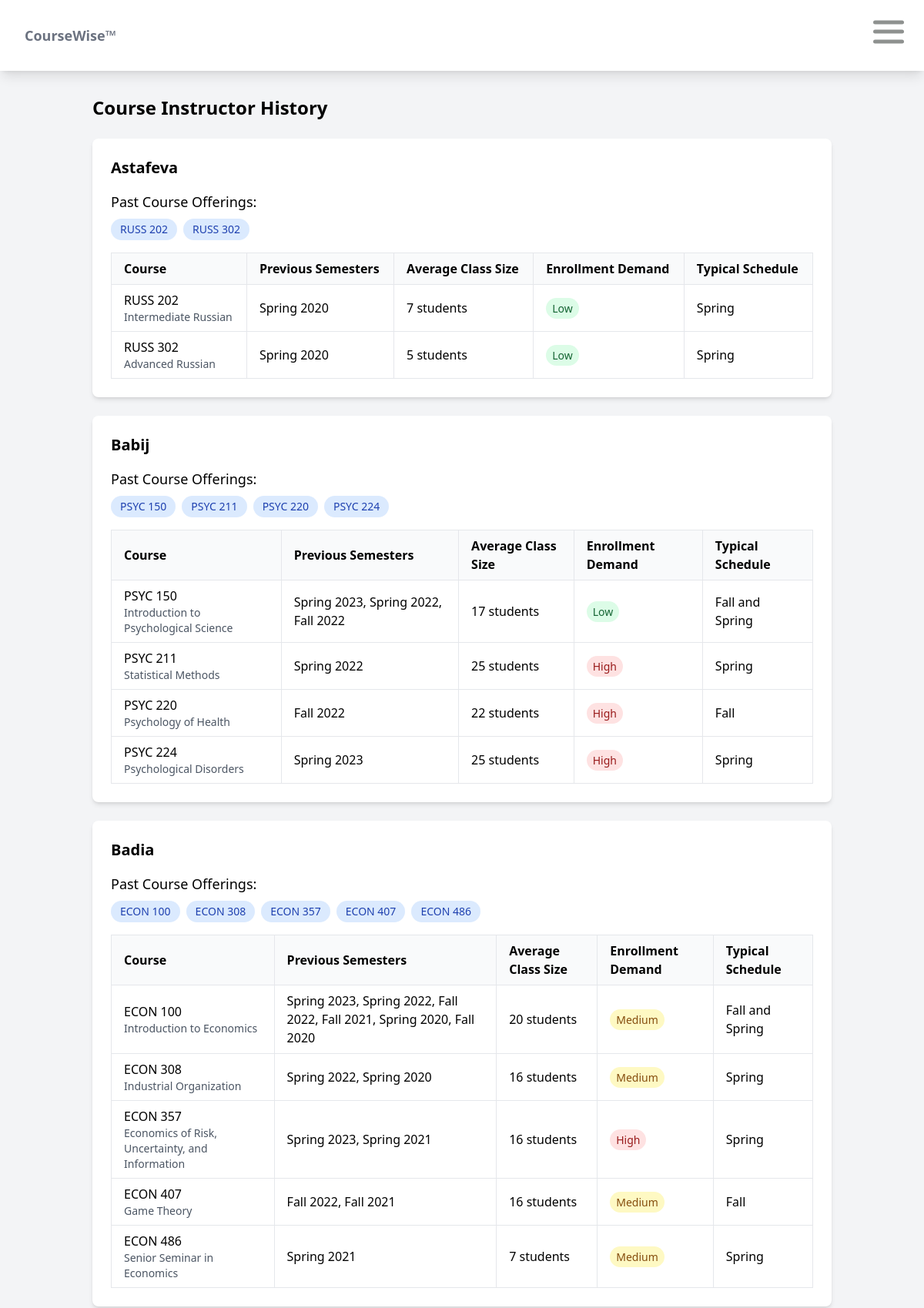
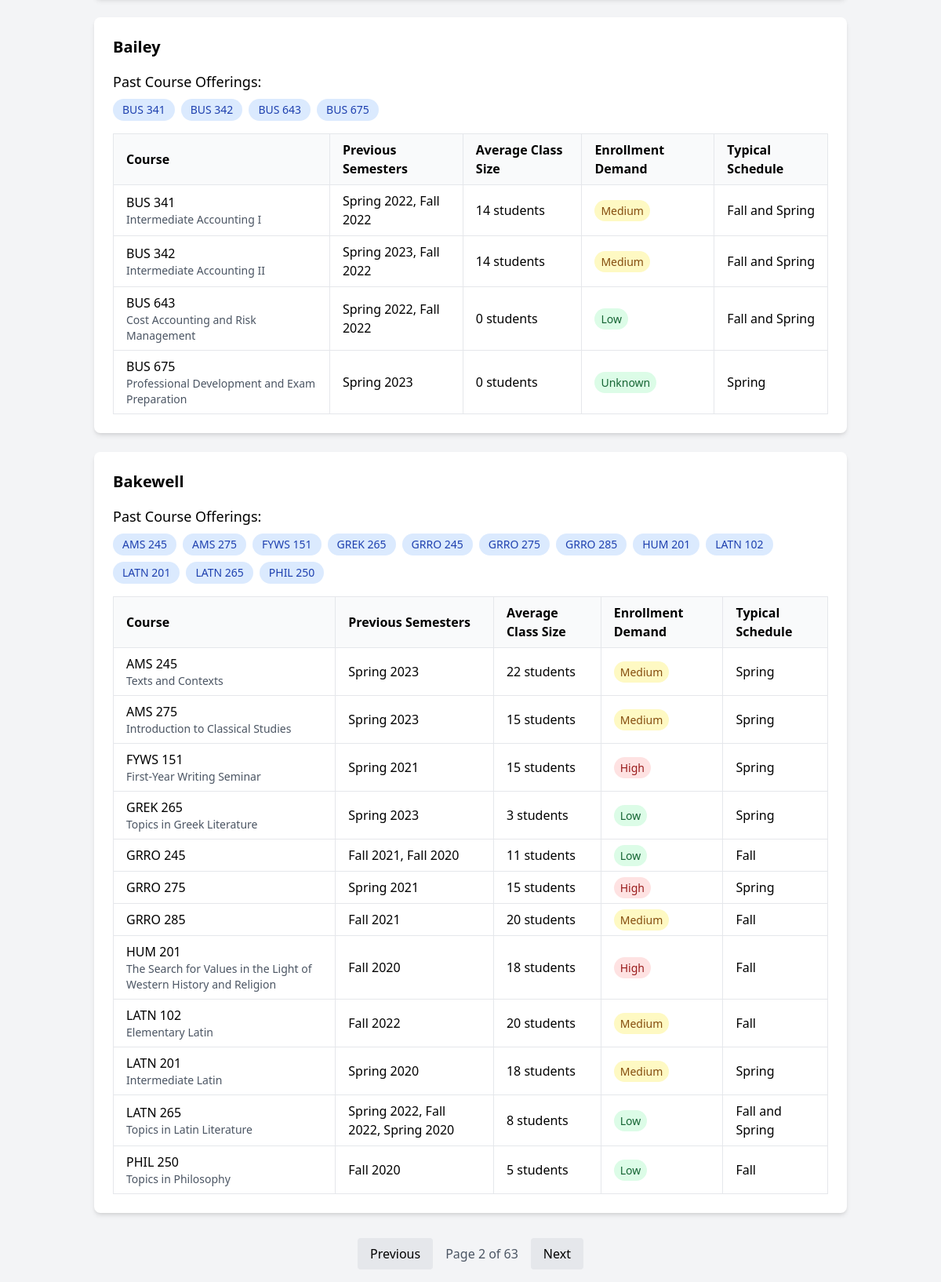
Screenshot of /courses/instructor-history/?page=2&instructorSearch= with the database file from the repository (2 pictures, top to bottom).
### courses/models.py (models this page shows)
class CourseInfo(models.Model):
    semester = models.CharField(max_length=255)
    year = models.CharField(max_length=255)
    subject = models.CharField(max_length=255)
    course_number = models.IntegerField()
    course_title = models.CharField(max_length=255)
    catalog_title = models.CharField(max_length=255)
    f_credits = models.CharField(max_length=255)
    prereqs = models.CharField(max_length=255)
    meeting_pattern = models.CharField(max_length=255)
    meeting_time = models.CharField(max_length=255)
    instructor = models.CharField(max_length=255)
    max_enrollment = models.IntegerField()
    students_enrolled = models.IntegerField()
    primary_requests = models.IntegerField()
    major_requests = models.IntegerField()
    senior_requests = models.IntegerField()
    seniors_enrolled = models.IntegerField()
    junior_requests = models.IntegerField()
    juniors_enrolled = models.IntegerField()
    sophomore_requests = models.IntegerField()
    sophomores_enrolled = models.IntegerField()
    first_year_requests = models.IntegerField()
    first_years_enrolled = models.IntegerField()

### courses/views.py (the view, shortened to what this page needs)
# urls.py: path('instructor-history/', views.instructor_history, name='instructor_history'),
def instructor_history(request):
    current_date = datetime.date.today()
    current_year = "2023"  # Replace with dynamic logic if needed
    current_semester = "Spring"
    instructors = CourseInfo.objects.values_list('instructor', flat=True).distinct()
    instructor_data = []
    for instructor in instructors:
        if instructor == '':
            continue
        current_courses = CourseInfo.objects.filter(instructor=instructor).values('subject', 'course_number', 'course_title', 'catalog_title').distinct().order_by('subject', 'course_number')
        if not current_courses:
            continue
        seen_courses = []
        current_course_list = []
        for c in current_courses:
            concourse = c['subject'] + str(c['course_number'])
            if concourse in seen_courses:
                continue
            seen_courses.append(concourse)
            course_string = c['subject'] + " " + str(c['course_number'])
            current_course_list.append(course_string)
        historical_courses = {}
        for course in current_courses:
            course_code = f"{course['subject']} {course['course_number']}"
            history = CourseInfo.objects.filter(
                instructor=instructor,
                subject=course['subject'],
                course_number=course['course_number']
            ).order_by('-year', '-semester')
            avg_size = history.aggregate(avg_enrollment=Avg('students_enrolled'))['avg_enrollment']
            demand_level = _calculate_demand_level(history)
            schedule = _determine_schedule(history)
            seen = []
            semesters = []
            for h in history:
                sem = h.semester + h.year
                if sem in seen:
                    continue
                seen.append(sem)
                sem_string = h.semester + " " + h.year
                semesters.append(sem_string)
            historical_courses[course_code] = {
                'course_title': course['catalog_title'],
                'semesters': semesters,
                'avg_class_size': round(avg_size) if avg_size else 0,
                'enrollment_demand': demand_level,
                'typical_schedule': schedule
            }
        instructor_data.append({
            'name': instructor,
            'current_courses': current_course_list,
            'historical_courses': historical_courses
        })
    instructor_data.sort(key=lambda x: x['name'].lower())
    instructor_search = request.GET.get('instructorSearch')
    page_number = request.GET.get('page')
    paginator = Paginator(instructor_data, 5)
    page_obj = paginator.get_page(page_number)
    return render(request, 'instructor_history.html', {
        'instructor_data': instructor_data,
        'page_obj': page_obj,
    })

### courses/templatetags/custom_filters.py (called while the page is built)
@register.filter
def split(value, delimiter=" "):
    return value.split(delimiter)

### courses/views.py (called while the page is built)
def _calculate_demand_level(course_history):
    if not course_history:
        return "Unknown"
    total_fill_rate = 0
    count = 0
    for offering in course_history:
        if offering.max_enrollment > 0:  # Avoid division by zero
            fill_rate = (offering.students_enrolled / offering.max_enrollment) * 100
            total_fill_rate += fill_rate
            count += 1
    if count == 0:
        return "Unknown"
    avg_fill_rate = total_fill_rate / count
    if avg_fill_rate >= 90:
        return "High"
    elif avg_fill_rate >= 70:
        return "Medium"
    else:
        return "Low"

def _determine_schedule(course_history):
    semesters = set(offering.semester for offering in course_history)
    if 'Fall' in semesters and 'Spring' in semesters:
        return "Fall and Spring"
    elif 'Fall' in semesters:
        return "Fall"
    elif 'Spring' in semesters:
        return "Spring"
    else:
        return "Varies"

### templates/instructor_history.html (shortened to what this page needs)
{% extends 'base.html' %}
{% load custom_filters %}
{% block content %}
<div class="container mx-auto p-4">
    <h1 class="text-2xl font-bold mb-6">Course Instructor History</h1>
    {% for instructor in page_obj %}
        <div class="bg-white rounded-lg shadow-md p-6 mb-6" id="instructor-{{ instructor.name|lower|slugify }}">
            <h2 class="text-xl font-semibold mb-4">{{ instructor.name }}</h2>
            <div class="mb-4">
                <h3 class="text-lg font-medium mb-2">Past Course Offerings:</h3>
                <div class="flex flex-wrap gap-2">
                    {% for course in instructor.current_courses %}
                        {% with course_parts=course|split:" " %}
                            <a href="{% url 'course_page' course_parts.0 course_parts.1 %}"
                            class="bg-blue-100 text-blue-800 px-3 py-1 rounded-full text-sm hover:bg-blue-200 transition-all duration-300">
                                {{ course }}
                            </a>
                        {% endwith %}
                    {% endfor %}
                </div>
            </div>
            <div class="overflow-x-auto">
                <table class="min-w-full border">
                    <thead>
                        <tr class="bg-gray-50">
                            <th class="px-4 py-2 text-left border">Course</th>
                            <th class="px-4 py-2 text-left border">Previous Semesters</th>
                            <th class="px-4 py-2 text-left border">Average Class Size</th>
                            <th class="px-4 py-2 text-left border">Enrollment Demand</th>
                            <th class="px-4 py-2 text-left border">Typical Schedule</th>
                        </tr>
                    </thead>
                    <tbody>
                        {% for course, history in instructor.historical_courses.items %}
                            <tr class="border">
                                <td class="px-4 py-2 border">
                                    <div class="font-medium">{{ course }}</div>
                                    <div class="text-sm text-gray-600">{{ history.course_title }}</div>
                                </td>
                                <td class="px-4 py-2 border">{{ history.semesters|join:", " }}</td>
                                <td class="px-4 py-2 border">{{ history.avg_class_size }} students</td>
                                <td class="px-4 py-2 border">
                                    <span class="px-2 py-1 rounded-full text-sm
                                        {% if history.enrollment_demand == 'High' %}
                                            bg-red-100 text-red-800
                                        {% elif history.enrollment_demand == 'Medium' %}
                                            bg-yellow-100 text-yellow-800
                                        {% else %}
                                            bg-green-100 text-green-800
                                        {% endif %}">
                                        {{ history.enrollment_demand }}
                                    </span>
                                </td>
                                <td class="px-4 py-2 border">{{ history.typical_schedule }}</td>
                            </tr>
                        {% endfor %}
                    </tbody>
                </table>
            </div>
        </div>
    {% empty %}
        <p class="text-gray-500">No instructor data found.</p>
    {% endfor %}
    <div class="flex justify-center items-center space-x-4 mt-8">
        {% if page_obj.has_previous %}
            <a href="?page={{ page_obj.previous_page_number }}{% if not request.GET.instructorSearch %}&instructorSearch={{ request.GET.instructorSearch|urlencode }}{% endif %}"
               class="px-4 py-2 bg-gray-200 rounded hover:bg-gray-300"
                rel="external">
                    Previous
            </a>
        {% endif %}
        <span class="text-gray-600">Page {{ page_obj.number }} of {{ page_obj.paginator.num_pages }}</span>
        {% if page_obj.has_next %}
            <a href="?page={{ page_obj.next_page_number }}{% if not request.GET.instructorSearch %}&instructorSearch={{ request.GET.instructorSearch|urlencode }}{% endif %}"
               class="px-4 py-2 bg-gray-200 rounded hover:bg-gray-300"
                rel="external">
                    Next
            </a>
        {% endif %}
    </div>
</div>
{% endblock %}

### rows the page displays
CourseInfo: course "RUSS 302", course_title "Advanced Russian", semesters "Spring 2020", avg_class_size "5", enrollment_demand "Low", typical_schedule "Spring"
CourseInfo: course "PSYC 224", course_title "Psychological Disorders", semesters "Spring 2023", avg_class_size "25", enrollment_demand "High", typical_schedule "Spring"
CourseInfo: course "BUS 643", course_title "Cost Accounting and Risk Management", semesters "Spring 2022, Fall 2022", avg_class_size "0", enrollment_demand "Low", typical_schedule "Fall and Spring"
CourseInfo: course "GREK 265", course_title "Topics in Greek Literature", semesters "Spring 2023", avg_class_size "3", enrollment_demand "Low", typical_schedule "Spring"
CourseInfo: course "LATN 102", course_title "Elementary Latin", semesters "Fall 2022", avg_class_size "20", enrollment_demand "Medium", typical_schedule "Fall"

### other values shown
{{ instructor.name }} "Astafeva" "Babij" "Badia" "Bailey" "Bakewell"
{{ course }} "RUSS 202" "RUSS 302" "PSYC 150" "PSYC 211" "PSYC 220" "PSYC 224" "ECON 100" "ECON 308" "ECON 357" "ECON 407" "ECON 486" "BUS 341" "BUS 342" "BUS 643" "BUS 675" "AMS 245" "AMS 275" "FYWS 151" "GREK 265" "GRRO 245" "GRRO 275" "GRRO 285" "HUM 201" "LATN 102" "LATN 201" "LATN 265" "PHIL 250"
{{ course }} "RUSS 202" "PSYC 150" "PSYC 211" "PSYC 220" "ECON 100" "ECON 308" "ECON 357" "ECON 407" "ECON 486" "BUS 341" "BUS 342" "BUS 675" "AMS 245" "AMS 275" "FYWS 151" "GRRO 245" "GRRO 275" "GRRO 285" "HUM 201" "LATN 201" "LATN 265" "PHIL 250"
{{ history.course_title }} "Intermediate Russian" "Introduction to Psychological Science" "Statistical Methods" "Psychology of Health" "Introduction to Economics" "Industrial Organization" "Economics of Risk, Uncertainty, and Information" "Game Theory" "Senior Seminar in Economics" "Intermediate Accounting I" "Intermediate Accounting II" "Professional Development and Exam Preparation" "Texts and Contexts" "Introduction to Classical Studies" "First-Year Writing Seminar" "The Search for Values in the Light of Western History and Religion" "Intermediate Latin" "Topics in Latin Literature" "Topics in Philosophy"
{{ history.semesters|join:", " }} "Spring 2020" "Spring 2023, Spring 2022, Fall 2022" "Spring 2022" "Fall 2022" "Spring 2023, Spring 2022, Fall 2022, Fall 2021, Spring 2020, Fall 2020" "Spring 2022, Spring 2020" "Spring 2023, Spring 2021" "Fall 2022, Fall 2021" "Spring 2021" "Spring 2022, Fall 2022" "Spring 2023, Fall 2022" "Spring 2023" "Spring 2023" "Spring 2023" "Spring 2021" "Fall 2021, Fall 2020" "Spring 2021" "Fall 2021" "Fall 2020" "Spring 2020" "Spring 2022, Fall 2022, Spring 2020" "Fall 2020"
{{ history.avg_class_size }} "7" "17" "25" "22" "20" "16" "16" "16" "7" "14" "14" "0" "22" "15" "15" "11" "15" "20" "18" "18" "8" "5"
{{ history.enrollment_demand }} "Low" "Low" "High" "High" "Medium" "Medium" "High" "Medium" "Medium" "Medium" "Medium" "Unknown" "Medium" "Medium" "High" "Low" "High" "Medium" "High" "Medium" "Low" "Low"
{{ history.typical_schedule }} "Spring" "Fall and Spring" "Spring" "Fall" "Fall and Spring" "Spring" "Spring" "Fall" "Spring" "Fall and Spring" "Fall and Spring" "Spring" "Spring" "Spring" "Spring" "Fall" "Spring" "Fall" "Fall" "Spring" "Fall and Spring" "Fall"
{{ page_obj.number }} "2"
{{ page_obj.paginator.num_pages }} "63"
